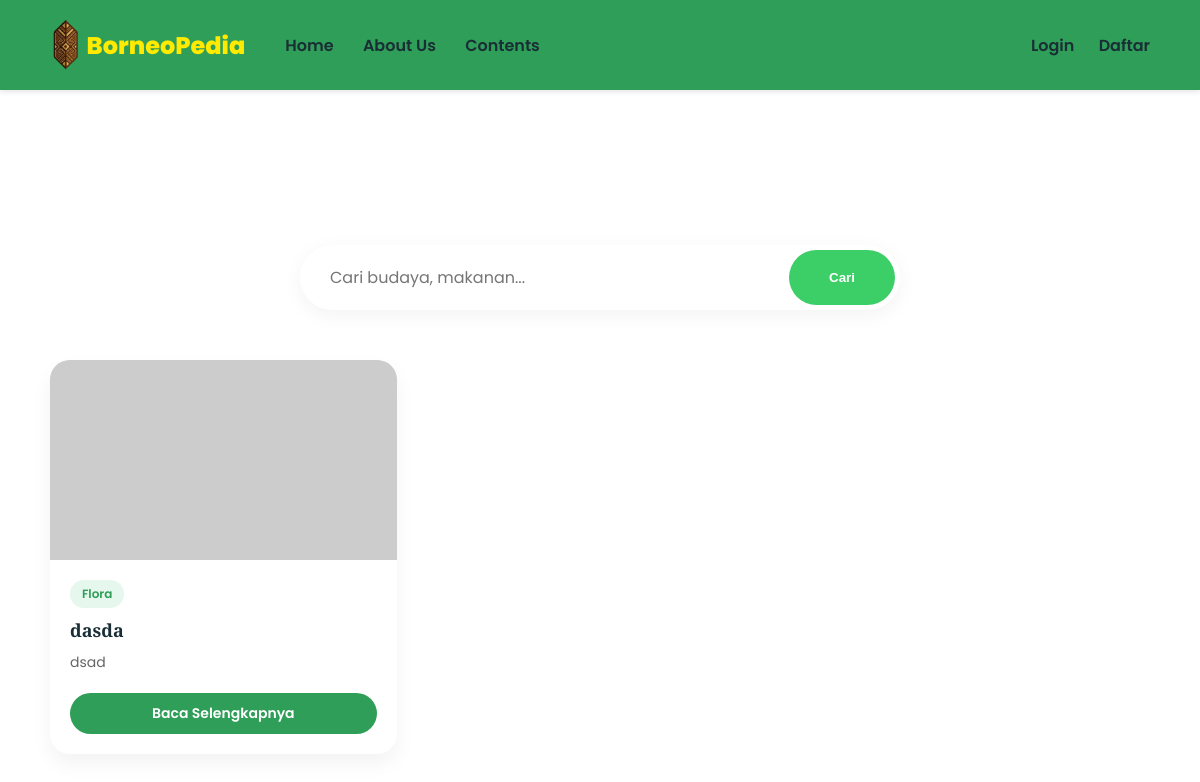
The page /contents.php on the database as committed earlier.
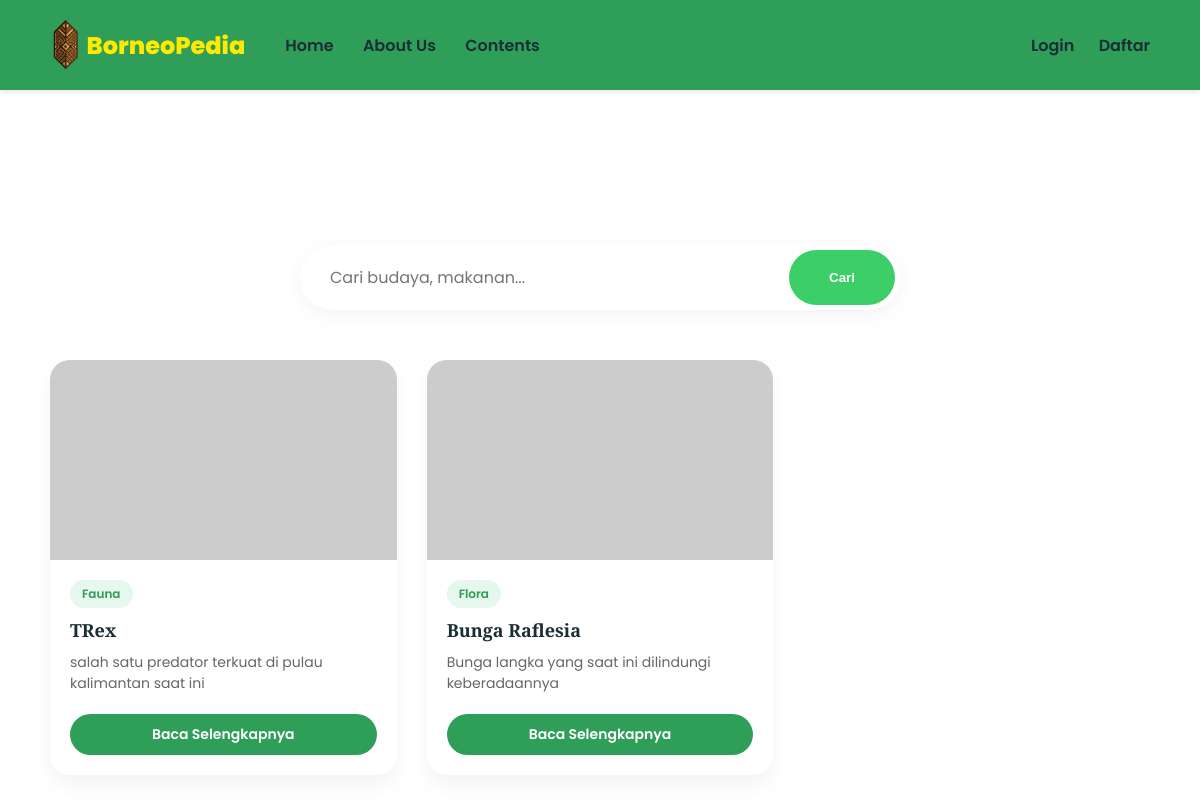
The same page on the database as committed later.
### tables this page shows
CREATE TABLE `contents` (
  `id` int(11) NOT NULL,
  `user_id` int(11) NOT NULL,
  `nama` varchar(100) NOT NULL,
  `tipe` varchar(50) NOT NULL,
  `informasi` text NOT NULL,
  `foto` varchar(255) NOT NULL,
  `created_at` timestamp NOT NULL DEFAULT current_timestamp()
);

### contents.php (the view, shortened to what this page needs)
<?php
include 'koneksi.php';
if(isset($_GET['cari'])){
    $keyword = $_GET['cari'];
    $query = mysqli_query($conn, "SELECT * FROM contents WHERE nama LIKE '%$keyword%' OR tipe LIKE '%$keyword%' ORDER BY id DESC");
} else {
    $query = mysqli_query($conn, "SELECT * FROM contents ORDER BY id DESC");
}
?>
<!DOCTYPE html>
<html lang="id">
<head>
</head>
<body>
    <nav>
        <div class="nav-left">
             <a href="index.php" class="logo">
            <img src="asset/logofix.png" class="logo-img"> BorneoPedia</a>
            <div class="nav-links">
                <a href="index.php">Home</a>
                <a href="about.php">About Us</a>
                <a href="contents.php">Contents</a>
            </div>
        </div>
        <div class="nav-right">
            <?php if(isset($_SESSION['status']) && $_SESSION['status'] == 'login'): ?>
                <span>Hi, <?php echo $_SESSION['username']; ?></span>
                <a href="upload.php">Upload +</a>
                <a href="logout.php">Logout</a>
            <?php else: ?>
                <a href="login.php">Login</a>
                <a href="register.php">Daftar</a>
            <?php endif; ?>
        </div>
    </nav>
    <main class="content-container">
        <h1>KONTEN ENSIKLOPEDIA</h1>
        <form action="" method="GET" class="search-box">
            <input type="text" name="cari" placeholder="Cari budaya, makanan..." value="<?php echo isset($_GET['cari']) ? $_GET['cari'] : ''; ?>">
            <button type="submit">Cari</button>
        </form>
        <div class="grid-container">
            <?php if(mysqli_num_rows($query) > 0): ?>
                <?php while($row = mysqli_fetch_assoc($query)): ?>
                    <div class="card">
                        <img src="<?php echo $row['foto']; ?>" alt="Gambar" class="card-img" onerror="this.src='https://via.placeholder.com/400x200?text=No+Image'">
                        <div class="card-body">
                            <span class="badge-type"><?php echo $row['tipe']; ?></span>
                            <h3 class="card-title"><?php echo $row['nama']; ?></h3>
                            <p class="card-desc"><?php echo $row['informasi']; ?></p>
                            <a href="detail.php?id=<?php echo $row['id']; ?>" class="btn-detail">Baca Selengkapnya</a>
                        </div>
                    </div>
                <?php endwhile; ?>
            <?php else: ?>
                </div> <p class="empty-msg">Data tidak ditemukan atau belum ada konten yang diupload.</p>
            <?php endif; ?>
        </div>
    </main>
</body>
</html>

### contents.php (style rules this page uses)
* { margin: 0; padding: 0; box-sizing: border-box; text-decoration: none; }
body { font-family: 'Poppins', sans-serif; background-image: url('asset/bg_kedua.png'); background-size: cover; background-position: center; background-repeat: no-repeat; min-height: 100vh; display: flex; flex-direction: column; }
nav { background-color: #2F9E58; display: flex; justify-content: space-between; align-items: center; padding: 20px 50px; box-shadow: 0 2px 5px rgba(0,0,0,0.1); }
.nav-left { display: flex; align-items: center; gap: 40px; }
.logo { font-size: 24px; font-weight: 800; color: #ffea00ff; display: flex; align-items: center; }
.logo-img { height: 50px; width: auto; margin-right: 5px; vertical-align: middle; }
.nav-links a, .nav-right a, .nav-right span { color: #1a2e35; font-weight: 600; font-size: 16px; transition: color 0.3s; }
.nav-links a { margin-right: 25px; }
.nav-right a { margin-left: 20px; }
.content-container { flex: 1; padding: 50px 50px; display: flex; flex-direction: column; align-items: center; }
.content-container h1 { font-family: 'Poppins', serif; color: #ffff; font-size: 50px; margin-bottom: 30px; }
.search-box { background: white; width: 100%; max-width: 600px; border-radius: 50px; padding: 5px; display: flex; box-shadow: 0 5px 20px rgba(0,0,0,0.05); margin-bottom: 50px; }
.search-box input { flex: 1; border: none; outline: none; padding: 15px 25px; border-radius: 50px; font-family: 'Poppins', sans-serif; font-size: 16px; }
.search-box button { background-color: #3CCF68; color: white; border: none; padding: 10px 40px; border-radius: 50px; font-weight: 600; cursor: pointer; }
.grid-container { display: grid; grid-template-columns: repeat(auto-fill, minmax(280px, 1fr)); gap: 30px; width: 100%; max-width: 1200px; }
.card { background: white; border-radius: 20px; overflow: hidden; box-shadow: 0 10px 20px rgba(0,0,0,0.05); transition: transform 0.3s; display: flex; flex-direction: column; }
.card-img { width: 100%; height: 200px; object-fit: cover; background-color: #eee; }
.card-body { padding: 20px; display: flex; flex-direction: column; flex: 1; }
.badge-type { background-color: #e6f7ed; color: #2F9E58; padding: 5px 12px; border-radius: 20px; font-size: 12px; font-weight: 600; align-self: flex-start; margin-bottom: 10px; }
.card-title { font-family: 'Merriweather', serif; font-size: 18px; color: #1a2e35; margin-bottom: 10px; }
.card-desc { font-size: 14px; color: #666; margin-bottom: 20px; display: -webkit-box; -webkit-line-clamp: 3; -webkit-box-orient: vertical; overflow: hidden; flex: 1; }
.btn-detail { text-align: center; background-color: #2F9E58; color: white; padding: 10px; border-radius: 50px; font-size: 14px; font-weight: 600; margin-top: auto; }

Rows that differ between the two databases and show on the page:
added contents: tipe "Fauna", nama "TRex", informasi "salah satu predator terkuat di pulau kalimantan saat ini"
changed contents "Flora": nama "dasda" → "Bunga Raflesia"; informasi "dsad" → "Bunga langka yang saat ini dilindungi keberadaannya"
